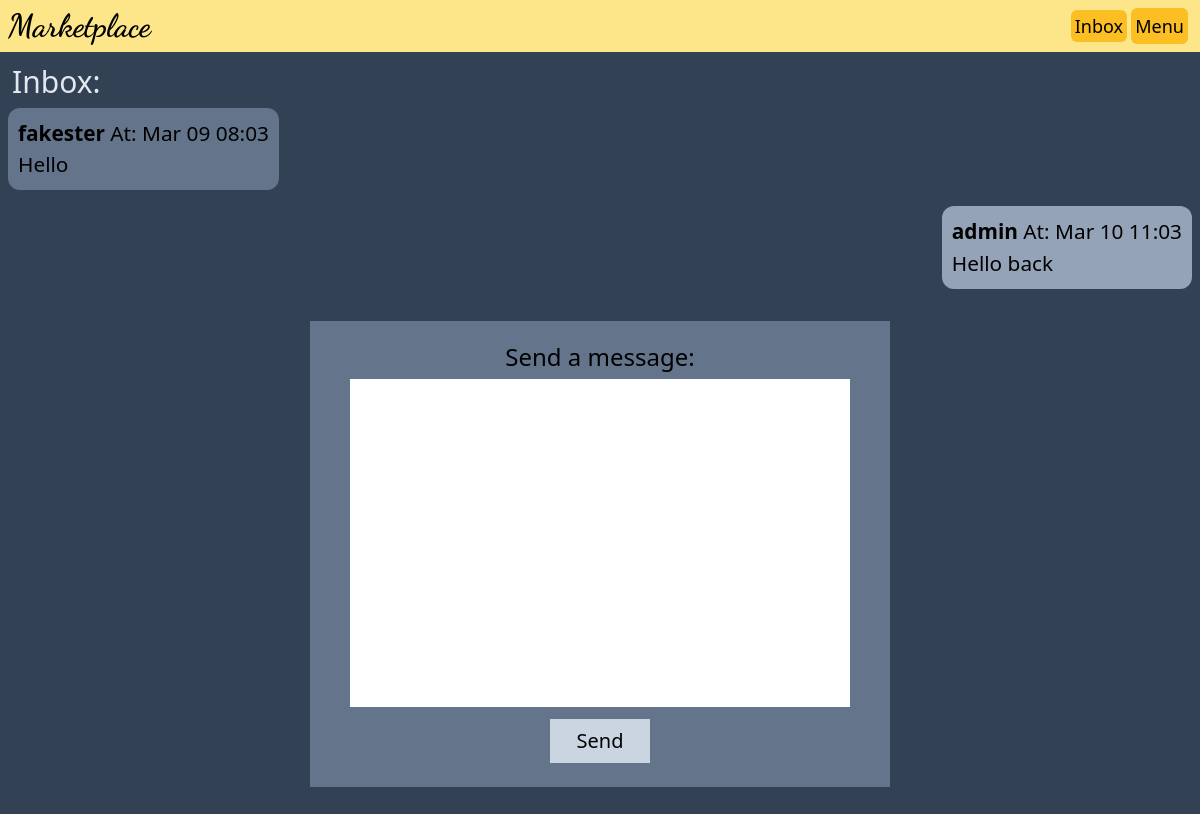
The page /inbox/1/ (signed in) on the database its author committed.
### messaging/models.py (models this page shows)
class ConversationMessages(models.Model):
    conversation = models.ForeignKey(Messaging, related_name='messages', on_delete=models.CASCADE)
    content = models.TextField()
    created_at = models.DateTimeField(auto_now_add=True)
    created_by = models.ForeignKey(User, related_name='created_messages', on_delete=models.CASCADE)

### messaging/views.py (the view, shortened to what this page needs)
# urls.py: path('<int:pk>/', views.detail, name='detail'),
@login_required
def detail(request, pk):
    conversation = Messaging.objects.filter(members__in=[request.user.id]).get(pk=pk)
    form = ConversationMessagesFrom()
    return render(request, 'messaging/conversation.html', {'conversation':conversation, 'form':form})

### messaging/forms.py
class ConversationMessagesFrom(forms.ModelForm):
    class Meta:
        model = ConversationMessages
        fields = ('content',)

### messaging/templates/messaging/conversation.html (shortened to what this page needs)
{% extends 'core/base.html' %} {% block content %} {% load static %}
<link rel="stylesheet" href="{% static 'css/conversation.css' %}" />
<div id="container" class="flex flex-wrap flex-col bg-slate-700">
  <h1 class="text-3xl text-slate-200 mx-3 mt-3">Inbox:</h1>
  <div class="flex flex-wrap flex-col w-full chat">
    {% for message in conversation.messages.all %}
    <div
      class="flex flex-col rounded-xl p-2.5 m-2 {% if message.created_by == request.user %}bg-slate-400 self-end {% else %} bg-slate-500 self-start{% endif %}"
    >
      <p>
        <strong>{{message.created_by.username}}</strong> At:
        {{message.created_at | date:'M d h:m'}}
      </p>
      <p>{{message.content}}</p>
    </div>
    {% endfor %}
  </div>
  <div class='flex items-center justify-center'>
    <form
    method="post"
    action="."
    class="flex flex-col flex-wrap bg-slate-500 items-center justify-center mt-6 mb-2 p-3"
  >
    <label label class="text-2xl mt-2">Send a message:</label>
    {{form.content}}
    <button
      type="submit"
      class="text-xl bg-slate-300 hover:bg-slate-500 p-2 my-3"
    >
      Send
    </button>
  </form>
  </div>
</div>
{% endblock %}

### core/static/css/base.css (style rules this page uses)
p { word-break: break-all; white-space: normal; hyphens: auto; }

### messaging/static/css/conversation.css (style rules this page uses)
#container { min-height: 100vh; font-size: 1.3rem; }
.chat { max-height: 620px; overflow-y: auto; }
form { width: 580px; }
textarea { margin-top: 6px; width: 500px; resize: none; padding: 8px; }
button { width: 100px; }

### rows shown on the page
ConversationMessages: created_by.username "fakester", created_at "Mar 09 08:03", content "Hello"
ConversationMessages: created_by.username "admin", created_at "Mar 10 11:03", content "Hello back"
